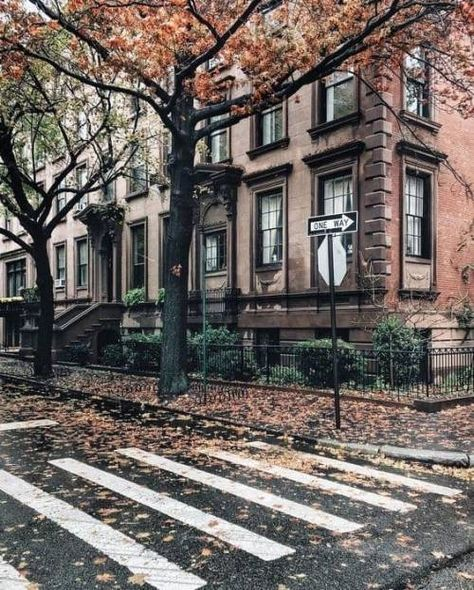
#> input picture Photos/street.jpg, 474 x 590 px
$ python basic.py
#> lines starting #> are read from the running program, lines starting #| are printed output that depends on the picture; after the words box and inside, x2 and y2 are one past the last pixel; in counts of white or black regions, pixels touching at a corner belong together
import cv2 as cv

img = cv.imread('Photos/street.jpg')
#> img is the input picture: shape (590, 474, 3); mean B, G, R 98, 102.3, 110.8
cv.imshow('Cat', img)

# Converting to grayscale
gray = cv.cvtColor(img, cv.COLOR_BGR2GRAY)
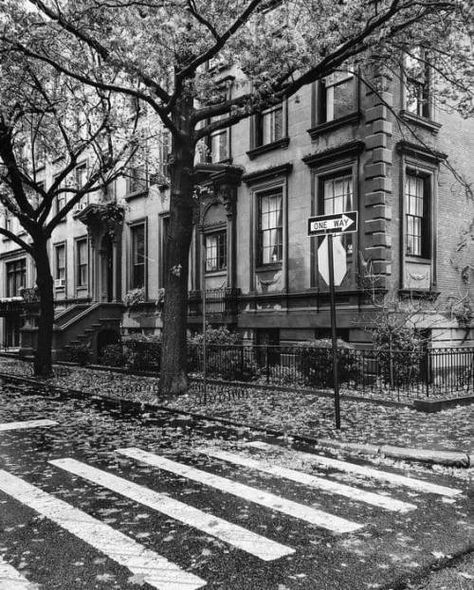
#> gray: shape (590, 474); min 0, max 255, mean 104.4
cv.imshow('Gray', gray)

# Blur - Gauss blur method
blur = cv.GaussianBlur(img, (7,7), cv.BORDER_DEFAULT)
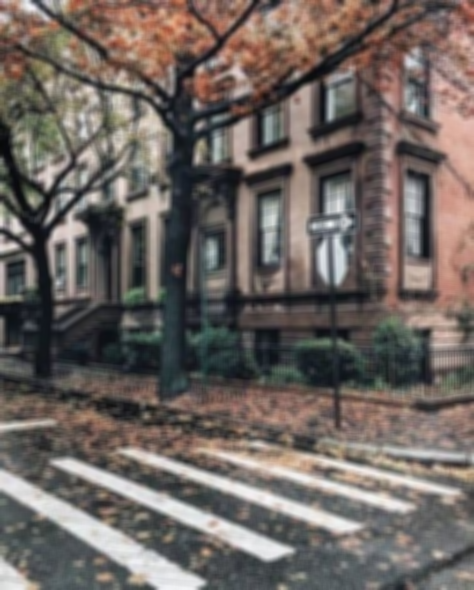
#> blur: shape (590, 474, 3); mean B, G, R 98, 102.3, 110.8
cv.imshow('Blur', blur)

# Edge Cascade - Canny edge detector
canny = cv.Canny(blur, 125, 175)
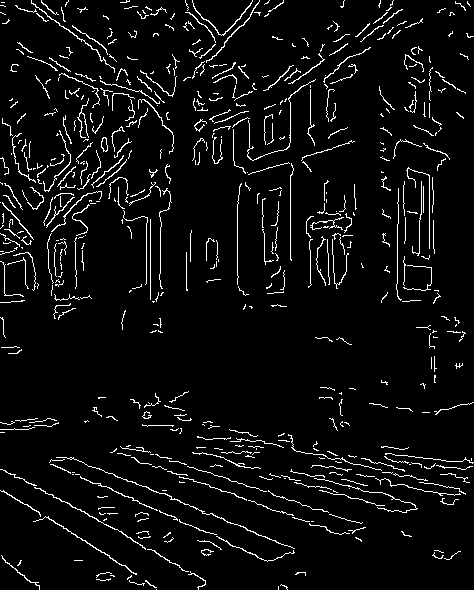
#> canny: shape (590, 474); 5.2% white in thin lines or dots
cv.imshow('Canny Edges', canny)

# Dilating the image
dilated = cv.dilate(canny, (7,7), iterations=3)
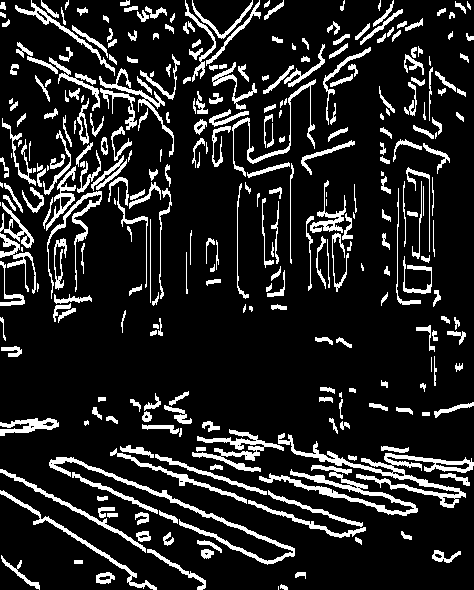
#> dilated: shape (590, 474); 14.2% white; 312 white regions (33 under 20 px), largest, box (x1, y1, x2, y2) and area: (278, 433, 474, 508) 2451, (49, 457, 295, 565) 1683, (259, 465, 418, 516) 1676
cv.imshow('Dilated', dilated)

# Eroding
eroded = cv.erode(dilated, (7,7), iterations=3)
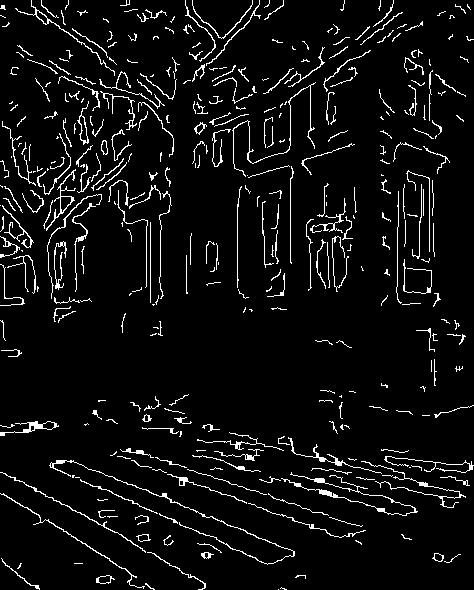
#> eroded: shape (590, 474); 5.7% white in thin lines or dots
cv.imshow('Eroded', eroded)

# Resize
resized = cv.resize(img, (800,800), interpolation=cv.INTER_CUBIC)
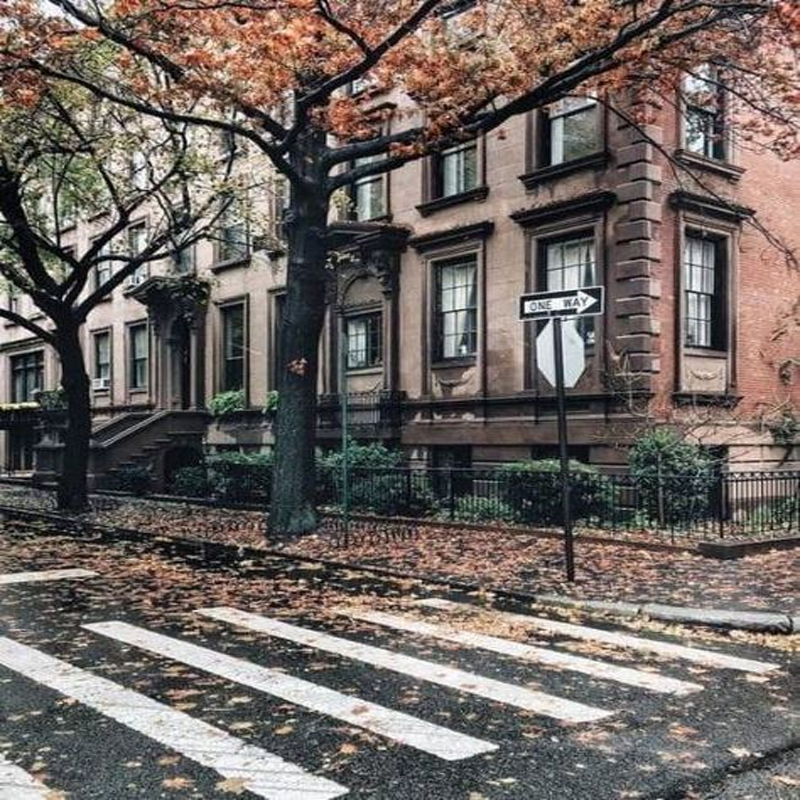
#> resized: shape (800, 800, 3); mean B, G, R 98, 102.4, 110.8
cv.imshow('Resized', resized)

# Cropping - array slicing
cropped = img[50:200, 200:400]
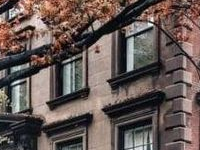
#> cropped: shape (150, 200, 3); mean B, G, R 84, 87.8, 101.2
cv.imshow('Cropped', cropped)

cv.waitKey(0)

$ run again, with Photos/Kitty.jpg copied over Photos/street.jpg
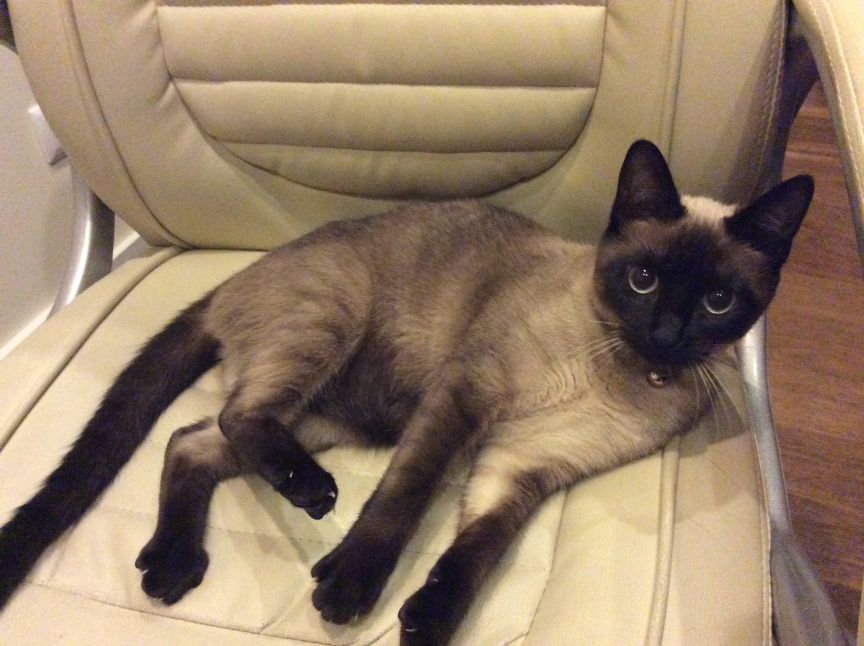
#> input picture Photos/Kitty.jpg, 2592 x 1936 px (shown at 1/3 size)
#> img is the input picture: shape (1936, 2592, 3); mean B, G, R 102.7, 125.1, 146.5
#> `canny = cv.Canny(blur, 125, 175)`:
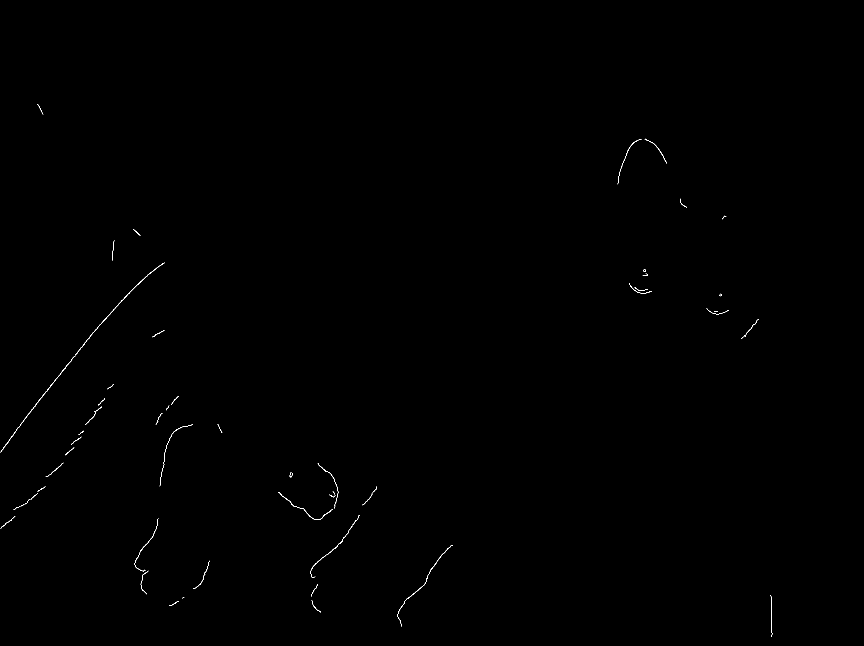
#> canny: shape (1936, 2592) (shown at 1/3 size); 0.1% white in thin lines or dots, all inside (x1, y1, x2, y2) = (2, 312, 2317, 1911)
#> dilated: shape (1936, 2592); 0.25% white; 55 white regions (1 under 20 px), largest, box (x1, y1, x2, y2) and area: (2, 788, 494, 1361) 2474, (932, 1546, 1079, 1737) 778, (835, 1476, 999, 1563) 751
#> eroded: shape (1936, 2592); 0.1% white in thin lines or dots, all inside (x1, y1, x2, y2) = (2, 315, 2317, 1914)
#> `cropped = img[50:200, 200:400]`:
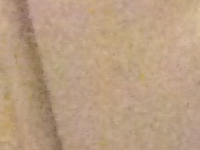
#> cropped: shape (150, 200, 3); mean B, G, R 130.6, 158.2, 185.7

$ run again, with Photos/cat.jpg copied over Photos/street.jpg
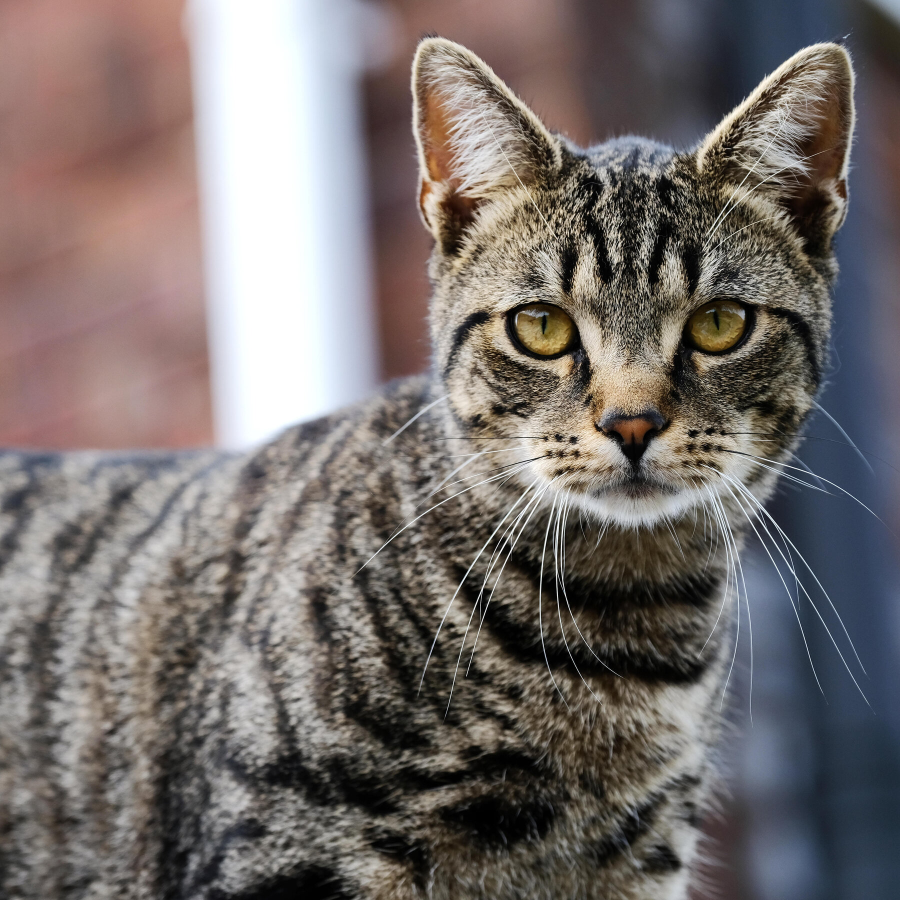
#> input picture Photos/cat.jpg, 1800 x 1800 px (shown at 1/2 size)
#> img is the input picture: shape (1800, 1800, 3); mean B, G, R 108.6, 110.7, 118.1
#> `canny = cv.Canny(blur, 125, 175)`:
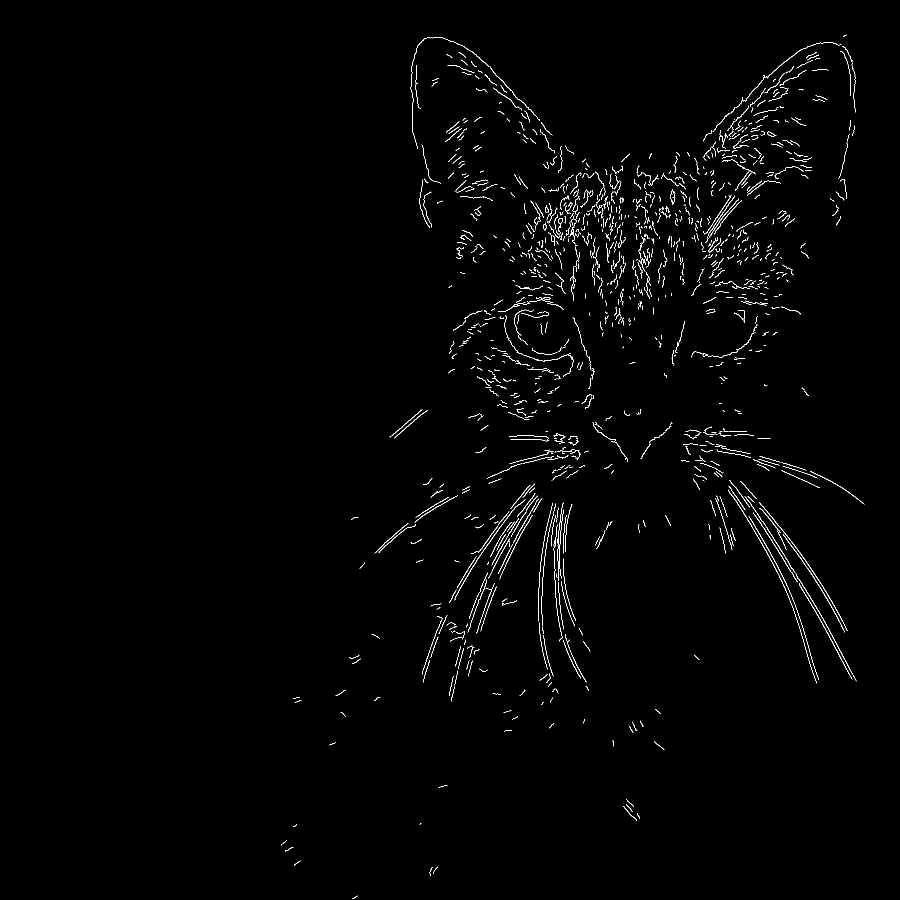
#> canny: shape (1800, 1800) (shown at 1/2 size); 1% white in thin lines or dots, all inside (x1, y1, x2, y2) = (562, 69, 1729, 1798)
#> dilated: shape (1800, 1800); 2.6% white; 890 white regions (113 under 20 px), largest, box (x1, y1, x2, y2) and area: (1518, 1004, 1695, 1268) 1636, (1489, 992, 1713, 1366) 1240, (1410, 389, 1484, 489) 1201
#> eroded: shape (1800, 1800); 1.1% white in thin lines or dots, all inside (x1, y1, x2, y2) = (562, 72, 1729, 1800)
#> `cropped = img[50:200, 200:400]`:
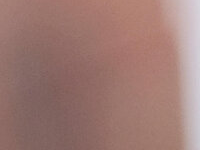
#> cropped: shape (150, 200, 3); mean B, G, R 115.4, 121.9, 157.9

$ run again, with Photos/cat2.jpg copied over Photos/street.jpg
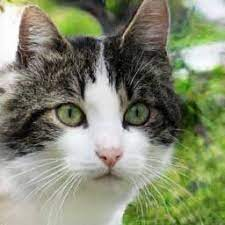
#> input picture Photos/cat2.jpg, 225 x 225 px
#> img is the input picture: shape (225, 225, 3); mean B, G, R 111.8, 136.9, 131.1
#> canny: shape (225, 225); 2.1% white in thin lines or dots
#> dilated: shape (225, 225); 5.5% white; 34 white regions (1 under 20 px), largest, box (x1, y1, x2, y2) and area: (172, 56, 225, 84) 323, (76, 36, 99, 88) 203, (64, 101, 89, 133) 193
#> eroded: shape (225, 225); 2.1% white in thin lines or dots
#> `cropped = img[50:200, 200:400]`:
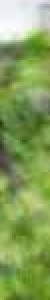
#> cropped: shape (150, 25, 3) (shown 2 times larger); mean B, G, R 92.1, 160, 133.8
